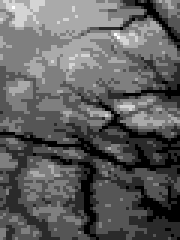
#> input picture sajjad-summer exercise/SRTM_data_Norway_1.tif, 60 x 80 px, found by its file name (shown 3 times larger)
$ jupyter execute --allow-errors project1.ipynb
#> lines starting #> are read from the running program, lines starting #| are printed output that depends on the picture
[cell 1]
# ridge svd?
#wanna go QR _or_ cholesky or what its called? check monday
#expand a bit to allow looping over noise weights?
#first mse r2 for low N?
#Most kFold versions look similar. introduce a "method" parameter and consolidate
#bias also increases with model complexity?

#validation set too?
#CENTER DATA?
#program likes cubic input, fix
# Ridge, 0 lambda best?
#VARIANCES SAME?!?!?!!?

#split in 3, train test to find poly degree, then use thiese betas with validation set to adjust hyperparameters?

[cell 2]
#import packages
import numpy as np
from imageio import imread
from random import random, seed
from sklearn.preprocessing import PolynomialFeatures
from sklearn.metrics import mean_squared_error, r2_score
from sklearn.model_selection import train_test_split
import matplotlib.pyplot as plt
import sklearn.linear_model as skl
import scipy.linalg as scl
from sklearn.model_selection import KFold
from mpl_toolkits.mplot3d import Axes3D
from matplotlib import cm
from matplotlib.ticker import LinearLocator, FormatStrFormatter

# Function definitions

[cell 3]
"""
This is an "uglified" version of the FrankeFunction, to minimize use of costly functions like divisions and powers.
It takes as input parameters a meshgrid of coordinates in the x and y direction.
"""
def FrankeFunction(x,y): #still got one division in here
    term1 = 0.75*np.exp(-(0.25*(9*x-2)*(9*x-2)) - 0.25*((9*y-2)*(9*y-2)))
    term2 = 0.75*np.exp(-((9*x+1)*(9*x+1))/49.0 - 0.1*(9*y+1))
    term3 = 0.5*np.exp(-(9*x-7)*(9*x-7)*0.25 - 0.25*((9*y-3)*(9*y-3)))
    term4 = -0.2*np.exp(-(9*x-4)*(9*x-4) - (9*y-7)*(9*y-7))
    return term1 + term2 + term3 + term4

[cell 4]
"""
This function creates the Model Matrix, usually dubbed X, for regression analysis.
It takes as input parameters a meshgrid of coordinates in the x and y direction,
and the polynomial degree P that you wish to fit.

The order of columns is different from the one scikit learn creates, so take care to use the same model-creator when
comparing scikit and this code.

The ordering this function creates is: x^0y^0, x^1y^0, x^2y^0, x^0y^1, x^1y^1, x^0y^2 for a 2nd order polynomial.
"""
def Model(x,y,P):
    m = len(x)*len(y) # number of equations
    t = sum(range(P+2)) # number of terms in polynomial
    X = np.zeros((m,t)) # Model matrix
    a = np.matrix.flatten(x)
    b = np.matrix.flatten(y)
    c = 0 #counter
    for i in range(P+1):
        for j in range(P+1-i):
            X[:,c] = a**j*b**i
            c +=1
    return X

[cell 5]
def ols_svd(X: np.ndarray, z: np.ndarray,_lambda) -> np.ndarray:
    u, s, v = scl.svd(X)
    return v.T @ scl.pinv(scl.diagsvd(s, u.shape[0], v.shape[0])) @ u.T @ z
# THIS ALGO NEEDS IMPROVEMENT! QR decomp

[cell 6]
def ols_inv(X: np.ndarray, z: np.ndarray) -> np.ndarray:
    return scl.inv(X.T @ X) @ (X.T @ z)

[cell 7]
"""
Just a standard R2 score calculator, taking the measured/real data as the first input, and the values the
regression model finds as the second input
"""
def R2(y_data, y_model):
    return 1 - np.sum((y_data - y_model) ** 2) / np.sum((y_data - np.mean(y_data)) ** 2)

[cell 8]
"""
Standard mean squared error calculator, inputs are measured/real data and regression model values.
"""
def MSE(y_data,y_model):
    n = np.size(y_model)
    return np.sum((y_data-y_model)**2)/n

[cell 9]
def VarOLS(y_data, y_model, X, sigma):
    N = len(y_data)
    covar = np.linalg.inv(X.T.dot(X))#sigma2, should be noiseweight squared
    vari = np.diagonal(covar)
    return vari*(sigma**2)

[cell 10]
def VarRidge(X,_lambda,sigma): #sigma2? NoiseWeight squared
    XX = X.T@X
    invers = np.linalg.inv(XX+_lambda*np.eye(len(XX)))
    return np.diagonal(invers)*(sigma**2)

[cell 11]
def NoResampling(X,z_n,_lambda):
    beta = np.linalg.inv(X.T.dot(X)+_lambda*np.eye(len(X[0][:]))).dot(X.T).dot(z_n)
#     beta = np.linalg.inv(X.T.dot(X)).dot(X.T).dot(z_n)
#     beta = ols_svd(X,z_n,_lambda)
#     beta = ols_inv(X,z_n)
    ztilde = X @ beta
    return MSE(z_n,ztilde), R2(z_n,ztilde), beta, ztilde

[cell 12]
def kSplitter(X,z,k):
    k = int(np.math.ceil((1./k)*len(X)))
    n,m = np.shape(X)
    ind = np.arange(0,n,k)
    for i in ind:
        X_test, z_test = X[i:(i+k),:],z[i:(i+k)]
        if i ==0:
            X_train,z_train = X[i+k:,:],z[i+k:]
        elif i ==(n-k):
            X_train,z_train = X[:i,:],z[:i]
        else:
            X_train = np.vstack([X[:i,:],X[i+k:,:]])
            z_train = np.hstack([z[:i],z[i+k:]])
        yield X_train, X_test, z_train, z_test

[cell 13]
def Bias(y_data, y_model, P, X):
    N = len(y_data) #should probably insert z here
    return np.sum((y_data-y_model)*(y_data-y_model))/N

[cell 14]
def Shuffler(X,z_n):
    np.random.seed(1234)
    n = len(X[0,:])
    combi = np.c_[X,z_n] #combine
    np.random.shuffle(combi) #shuffle
    X, z_n = combi[:,:n], combi[:,n] #split
    return X, z_n

[cell 15]
def kFold(k,X,z_n):
    #shuffle data before doing the kFold
    X,z_n = Shuffler(X,z_n)

    #initialize values
    sMSE = 0. #sum mean squared error
    sR2 = 0. #sum R2 score
    sVar = 0.
    sMean = 0.
    sBias = 0.
    betas = []

#     sM = []
#     tilder=[]
    hei = []
    vei = []
    c = 0
    for X_train, X_test, z_train, z_test in kSplitter(X,z_n,k):
        # find parameters
        betas.append(ols_svd(X_train,z_train,0.))
#         beta = np.linalg.inv(X_train.T.dot(X_train)).dot(X_train.T).dot(z_train)

        # make prediction
        z_tilde =X_test @ betas[c][:]
        c+=1

        #store data per fold
#         sMSE += MSE(z_tilde,z_test)
        sR2 += R2(z_test,z_tilde)
#         sVar += np.var(z_tilde)
#         sMean +=MSE(z_test,np.mean(z_tilde))
#         tilder = np.hstack((tilder,z_tilde))
        #Morten store
        sMSE += np.mean((z_test - z_tilde)**2)
        sBias += np.mean((z_test - np.mean(z_tilde))**2)
        sVar += np.mean((z_tilde-np.mean(z_tilde))**2)
#         sM = np.hstack((sM,(z_test - np.mean(z_tilde))**2))
        hei.append((z_test - np.mean(z_tilde))**2)
        vei.append((z_tilde-np.mean(z_tilde))**2)
#         sVar +=  np.var(z_tilde)
#         sMean += np.mean(z_tilde)
#     print("aaa", np.shape(sM))
    hei2 = np.mean(hei)
    vei2 = np.mean(vei)
# [5 lines of commented-out code are left out]
    return sMSE/k, sR2/k, np.mean(betas,axis=0), sVar/k, sBias/k#, hei2#sVar/k, smeen#np.mean(sM)#,VAR SOMEHOW

[cell 16]
def kFoldskl(k,X,z_n):
    #shuffle data before doing the kFold
    X, z_n = Shuffler(X,z_n)

    #initialize values
    sMSE =0.
    sR2 =0.
    betas=[]

    kfold = KFold(k,shuffle=False)
    for train,test in kfold.split(X,z_n):
        # find parameters
        clf = skl.LinearRegression(fit_intercept=False) #False to not center data, i.e. intercept is not 0
        clf.fit(X[train],z_n[train])

        betas.append(clf.coef_)

        #make prediction
        z_tilde = clf.predict(X[test])

        #store data per fold
        sMSE += MSE(z_tilde,z_n[test])
        sR2 += R2(z_n[test],z_tilde)

    return sMSE/k,sR2/k,np.mean(betas,axis=0)#,VAR SOMEHOW

[cell 17]
def kFoldRidge(k,X,z_n,_lambda):
    #shuffle data before doing the kFold
    X,z_n = Shuffler(X,z_n)
    n = len(X[0,:])

    #initialize values
    sMSE = 0. #sum mean squared error
    sR2 = 0. #sum R2 score
    betas =[]
    c=0
    for X_train, X_test, z_train, z_test in kSplitter(X,z_n,k):
        #center data for ridge
        X_train = np.delete(X_train-np.mean(X_train,axis=0),0,1)
        X_test = np.delete(X_test-np.mean(X_test,axis=0),0,1)
        z_train = z_train -np.mean(z_train)
        z_test = z_test-np.mean(z_test)


        # find parameters
        betas.append(np.linalg.inv(X_train.T.dot(X_train)+_lambda*np.eye(n-1)).dot(X_train.T).dot(z_train))

        # make prediction
        z_tilde = X_test @ betas[c][:]
        c+=1

        sMSE += MSE(z_tilde,z_test)
        sR2 += R2(z_test,z_tilde)

    return sMSE/k,sR2/k,np.mean(betas,axis=0)#,VAR SOMEHOW

[cell 18]
def kFoldLassoCV(k,X,z_n,_lambda):
    _lambda = [_lambda]
    #How to select good tolerances and max iters?
    reg = skl.LassoCV(alphas=_lambda,cv = k, random_state = 0,tol=0.0001,max_iter = 10000000).fit(X,z_n)
    ztilde = reg.predict(X)
# [6 lines of commented-out code are left out]

    return np.mean(reg.mse_path_) , r2_score(z_n,ztilde), reg.coef_

[cell 19]
def kFoldLasso(k,X,z_n,_lambda):
    # this converges slowly for small lambda!

    #shuffle data before doing the kFold
    n = len(X[0,:])
    X,z_n = Shuffler(X,z_n)


    #initialize values
    sMSE = 0. #sum mean squared error
    sR2 = 0. #sum R2 score
    betas = []

    for X_train, X_test, z_train, z_test in kSplitter(X,z_n,k):
        # find parameters
        lass = skl.Lasso(alpha=_lambda,tol = 0.0001,max_iter=100000)
        lass.fit(X_train,z_train)

        #make prediction
        z_tilde = lass.predict(X_test)
        betas.append(lass.coef_)

        sMSE+= MSE(z_tilde,z_n)
        sR2 += R2(z_n,z_tilde)

    return sMSE/k,R2/k,np.mean(betas,axis=0)

# Initiate variables!

[cell 20]
#Create random variables/predictors
np.random.seed(1234)
N = 20 #number of points along x and y axes

# sort this for meshgrid
x = np.random.uniform(0,1,N)
y = np.random.uniform(0,1,N)

x = sorted(x)
y = sorted(y)
x, y = np.meshgrid(x,y,sparse=False)

#create datapoints/results
z = FrankeFunction(x, y)

# Create noise
noise_weight = 0.1 #might wanna make a function for this to loop over weights?
Noise = noise_weight*np.random.randn(N,N)

#add noise
z_n = z+Noise

#flatten for use in functions
z_n = np.matrix.flatten(z_n) ##### RAVEL?
z = np.matrix.flatten(z)

#number of folds for crossvalidation
k=5

# Do stuff with the code!

# a

# Beta values and CI

[cell 21]
poly_degrees=np.arange(1,6)
_lambda_val = 0.1

#> (the rest of this cell did not finish here and is left out)

# Evaluating MSE

[cell 22]
maxpd = 8
_lam = 0.0001
No_resampling = []
kfold_resampling = []
kfold_resampling_skl = []
kfold_ridge = []
kfold_lasso = []

for i in range(maxpd):
    X = Model(x,y,i+1)
    No_resampling.append(NoResampling(X,z_n,_lam)[0])
    kfold_resampling.append(kFold(k,X,z_n)[0])
    kfold_resampling_skl.append(kFoldskl(k,X,z_n)[0])
    kfold_ridge.append(kFoldRidge(k,X,z_n,_lam)[0])
#     kfold_lasso.append(kFoldLassoCV(k,X,z_n,0.000001)[0])
plt.figure()
plt.plot(No_resampling,'b')
plt.plot(kfold_resampling,'r')
plt.plot(kfold_resampling_skl,'y')
plt.plot(kfold_ridge,'k')
# plt.plot(kfold_lasso,'c')
plt.figure()
plt.show()

[cell 23]
pd = 5

_lams = np.logspace(-4,0,20)
# _lams = np.linspace(1e-4,1.,20)

X = Model(x,y,pd)
fish=[]
rish=[]

for i in _lams:
    fish.append(kFoldRidge(k,X,z_n,i)[0])
    rish.append(kFoldRidge(k,X,z_n,i)[1])
plt.figure()
plt.plot(_lams,fish)
plt.title("mse ridge")
plt.xlabel("lambdas")
plt.show()
#> figure, not shown here; curve peaks at x = 1, y = 0.023
plt.figure()
plt.plot(_lams,rish)
plt.title("r2 ridge")
plt.xlabel("lambdas")

plt.show()
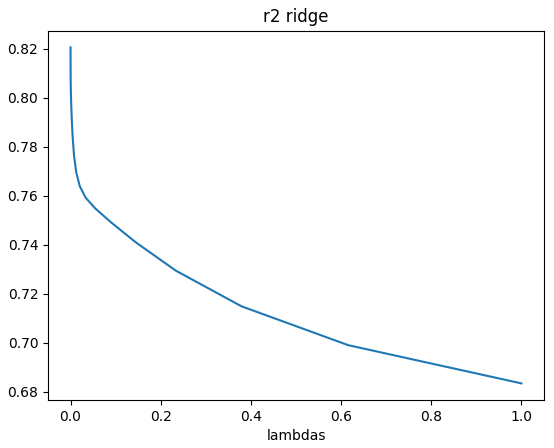
#> figure drawn by matplotlib, 1 panel; curve peaks at x = 0.0001, y = 0.821

[cell 24]
X_c = np.delete(X-np.mean(X,axis=0),0,1)
z_n_c = z_n -np.mean(z_n)

X = Model(x,y,pd)
fish=[]
rish=[]

for i in _lams:
    fish.append(kFoldLassoCV(k,X,z_n,i)[0])
    rish.append(kFoldLassoCV(k,X,z_n,i)[1])
plt.figure()
plt.plot(_lams,fish)
plt.title("mse kfold lasso")
plt.xlabel("lambdas")

plt.show()
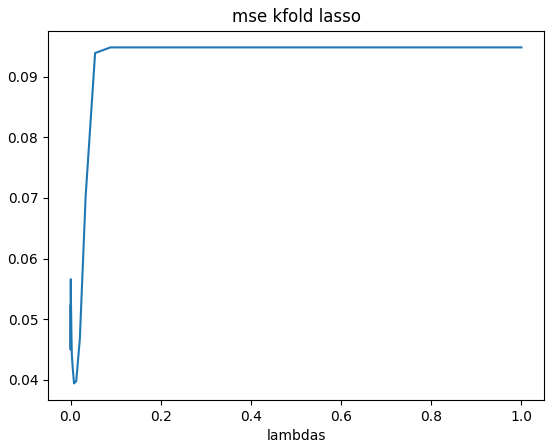
#> figure drawn by matplotlib, 1 panel; curve peaks at x = 0.0886, y = 0.0948
plt.figure()
plt.plot(_lams,rish)
plt.title("r2 kfold lasso")
plt.xlabel("lambdas")

plt.show()
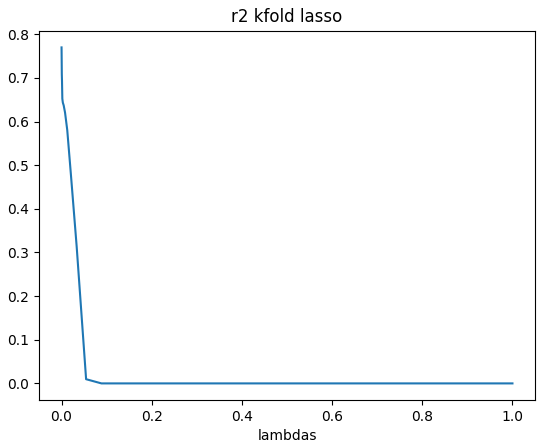
#> figure drawn by matplotlib, 1 panel; curve peaks at x = 0.0001, y = 0.77

# b

[cell 25]
NN = 5
mpd = 9
k=10
ms = []
rs = []
vs = []
bs = []

for i in range(mpd):
    X = Model(x,y,i+1)
    Xn,z_nn=Shuffler(X,z_n)
    msi=0
    rsi = 0
    vsi = 0
    bsi = 0

#     for l in range(NN):
    msi = kFold(k,Xn,z_nn)[0]
    rsi = kFold(k,Xn,z_nn)[1]
    vsi = kFold(k,Xn,z_nn)[3]
    bsi = kFold(k,Xn,z_nn)[4]
    ms.append(msi)
    rs.append(rsi)
    vs.append(vsi)
    bs.append(bsi)

plt.figure()
plt.plot(np.arange(mpd)+1,ms)
plt.title("mse kFold for polydegree, 5 reruns")
plt.show()
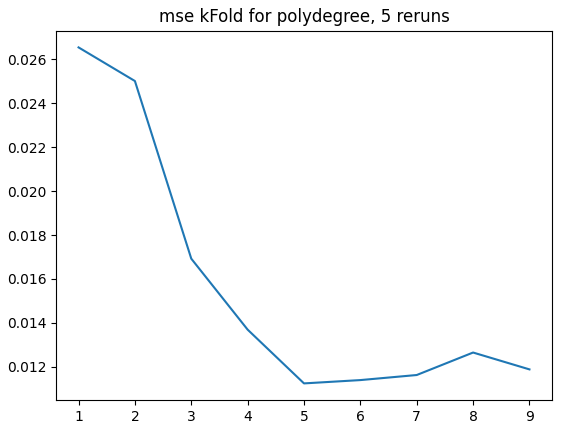
#> figure drawn by matplotlib, 1 panel

plt.figure()
plt.plot(vs)
plt.title("Var kFold for polydegree, 5 reruns")
plt.show()
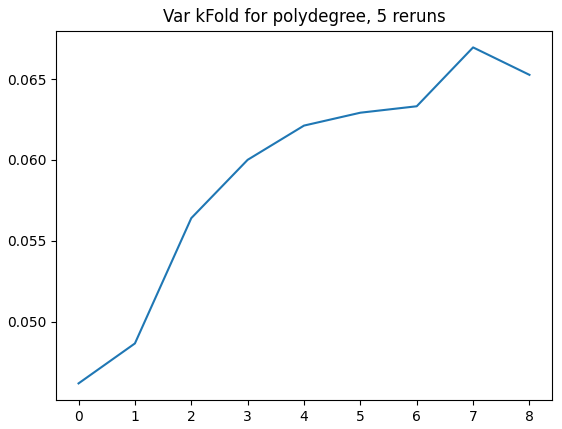
#> figure drawn by matplotlib, 1 panel
ulp = []
for i in range(len(bs)):
    ulp.append(bs[i])
plt.figure()
plt.plot(bs)
# plt.plot(ms,'k')
plt.title("Bias2 kFold for polydegree, 5 reruns")
plt.show()
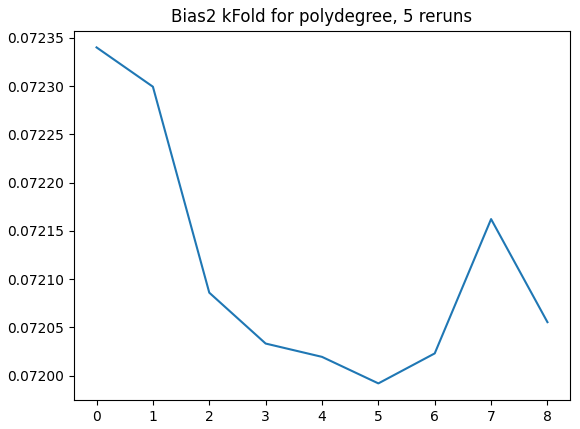
#> figure drawn by matplotlib, 1 panel


# [13 lines of commented-out code are left out]

[cell 26]
#Run NN kFolds to create bias/variance plot
#My bias increases again with model complexity
NN=5
mpd = 15
qq = len(z_n)

#sort noisy signal
z_n_sorted = sorted(z_n)

#initialize variables
NMSE_k = np.zeros(shape=(NN,mpd)) #MSE stored for each run of kFold
model_values = np.zeros(shape=(NN,mpd,qq))
bias2 = np.zeros(mpd)
var = np.zeros(mpd)
bias2_ = np.zeros(shape=(mpd,qq))
var_ = np.zeros(shape=(mpd,qq))

# betas = np.zeros(shape=(NN,mpd))
betas=[]
#Run NN kFolds
for l in range(NN):
    #shuffle here
    for i in range(mpd):
        X = Model(x,y,i+1)
#         model_values[l,i] = kFoldskl(k,X,z_n)[0]
        model_values[l,i] = kFold(k,X,z_n)[0]
        NMSE_k[l,i] = MSE(model_values[l,i],z_n_sorted)
        if l == 0:
            betas.append(kFold(k,X,z_n)[1])
NMSE = np.mean(NMSE_k,axis=0)

#Calculate bias and variance for each polynomial degree
for i in range(mpd):
    for m in range(qq):
        bias2_[i,m] = np.mean(model_values[:,i,m])
        var_[i,m] = np.var(model_values[:,i,m])
    bias2[i]=np.mean((z_n_sorted-bias2_[i])**2)
    var[i] = np.mean(var_[i])

[cell 27]
ols_noise = 8
legs = 'MSE','Bias','var','Bias+Var'
plt.figure()
maxi = 8
plt.plot(np.arange(1,maxi+1),NMSE[:maxi],'k')
plt.plot(np.arange(1,maxi+1),bias2[:maxi],'g')
plt.plot(np.arange(1,maxi+1),var[:maxi],'b')
plt.plot(np.arange(1,maxi+1),bias2[:maxi]+var[:maxi],'ro')
plt.xlabel('Ploynomial degree')
plt.ylabel('MSE')
plt.title('MSE and bias as functions of polynomial degree, CV')
plt.legend(legs)
plt.show()
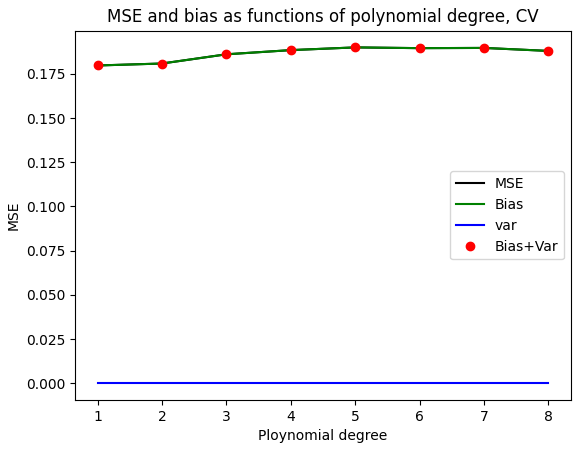
#> figure drawn by matplotlib, 1 panel

[cell 28]
fig = plt.figure()
fig.set_figheight(15)
fig.set_figwidth(15)
xp = np.arange(0,1,0.05)
yp = np.arange(0,1,0.05)
xp,yp = np.meshgrid(xp,yp,sparse=False)
xz,yz = np.meshgrid(xp,yp,sparse=True)
pd = 9
fz = FrankeFunction(xp,yp)
#> (the rest of this cell did not finish here and is left out)

[cell 29]
fig = plt.figure()
fig.set_figheight(15)
fig.set_figwidth(15)
xp = np.arange(0,1,0.05)
yp = np.arange(0,1,0.05)
xp,yp = np.meshgrid(xp,yp,sparse=False)
xz,yz = np.meshgrid(xp,yp,sparse=True)
pd = 9
fz = FrankeFunction(xp,yp)
#> (the rest of this cell did not finish here and is left out)

[cell 30]
ols_noise = 8
legs = 'MSE','Bias','var','Bias+Var'
plt.figure()
maxi = 9
plt.plot(np.arange(1,maxi+1),NMSE[:maxi],'k')
plt.plot(np.arange(1,maxi+1),bias2[:maxi],'g')
plt.plot(np.arange(1,maxi+1),var[:maxi],'b')
plt.plot(np.arange(1,maxi+1),bias2[:maxi]+var[:maxi],'ro')
plt.xlabel('Ploynomial degree')
plt.ylabel('MSE')
plt.title('MSE and bias as functions of polynomial degree, CV')
plt.legend(legs)
plt.show()

[cell 31]
maxpd = 5
#> (the rest of this cell did not finish here and is left out)

# c

[cell 32]
_lams = np.logspace(-4,0,10)
#> (the rest of this cell did not finish here and is left out)

[cell 33]
MPD = np.arange(9)+1#np.arange(9)+1
MSE_degree = []


# [6 lines of commented-out code are left out]
#> (the rest of this cell did not finish here and is left out)

[cell 34]
plt.figure()
#> (the rest of this cell did not finish here and is left out)

# d

[cell 35]
_lambda = np.logspace(-4,5,10)

RidgeMSE = np.zeros((len(MPD),len(_lambda)))
RidgeR2 = np.zeros((len(MPD),len(_lambda)))


#> (the rest of this cell did not finish here and is left out)

[cell 36]
plt.figure()

for i in range(len(_lambda)):
    plt.semilogy(MPD,RidgeMSE[:,i],label=_lambda[i])
plt.xlabel('Polynomial degree')
plt.ylabel('Mean Squared Error')
plt.legend()
plt.show()
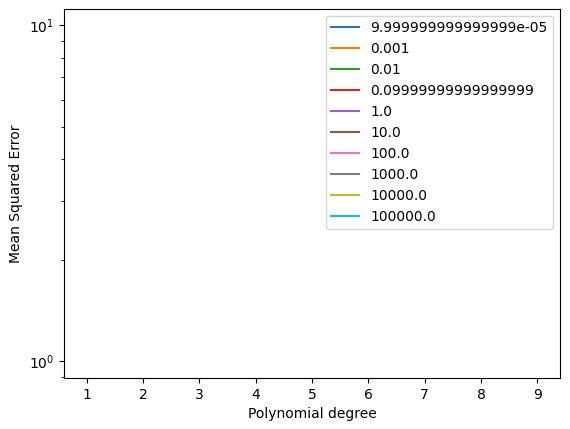
#> figure drawn by matplotlib, 1 panel

[cell 37]
plt.figure()

for i in range(len(MPD)):
    plt.loglog(_lambda,RidgeMSE[i,:],label=i+1)
plt.xlabel('lambda')
plt.ylabel('Mean Squared Error')
plt.legend()
plt.show()
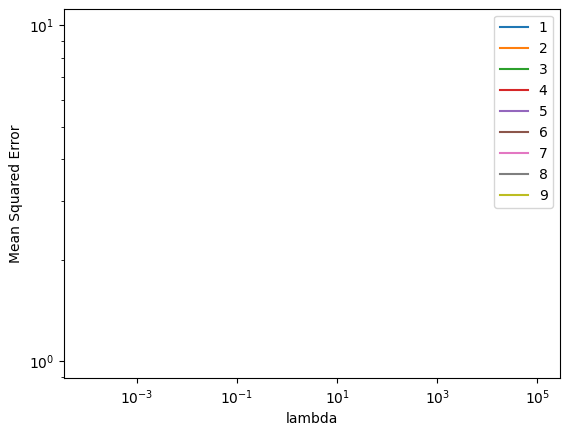
#> figure drawn by matplotlib, 1 panel

# e

#> (a cell that did not finish here is left out)

[cell 39]
terrain = imread('SRTM_data_Norway_1.tif')
#> terrain is the input picture: shape (80, 60) int16; min 71, max 1770, mean 703.2
terr_square = terrain[0:100,0:100]
print(np.shape(terr_square))
#| (80, 60)

[cell 40]
terra = np.matrix.flatten(terr_square)
#> terra = 4800 values, max 1770 at index 698, min 71 at index 3032, mean 703.2
print(np.shape(terra))
#| (4800,)
# x = np.linspace(0,len(terr_square[0]),100)
# y = np.linspace(0,len(terr_square[1]),100)
x = np.linspace(0,1,np.sqrt(len(terra)))
#> x = 69 values from 0 to 1
y=np.linspace(0,1,np.sqrt(len(terra)))
#> y = 69 values from 0 to 1
x, y = np.meshgrid(x,y,sparse=False)

[cell 41]
X = Model(x,y,5)
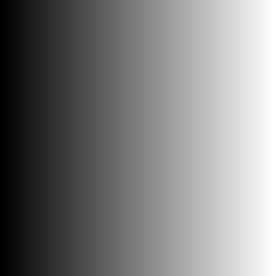
#> x: shape (69, 69) float64 (shown 4 times larger); min 0, max 1, mean 0.5


X_c = X-np.mean(X,axis=0)
X_c[:,0]=1.
terra_c = terra -np.mean(terra)
#> terra_c = 4800 values, max 1066.8 at index 698, min -632.2 at index 3032, mean 0

#> (a cell that did not finish here is left out)

[cell 43]
betas=[]
mpd = 6
#> (the rest of this cell did not finish here and is left out)

[cell 44]
fig = plt.figure()
fig.set_figheight(15)
fig.set_figwidth(15)
# xp = np.arange(0,1,0.05)
# yp = np.arange(0,1,0.05)


xp = np.linspace(0,1,len(terr_square[0]))
#> xp = 60 values from 0 to 1
yp=np.linspace(0,1,len(terr_square[1]))
#> yp = 60 values from 0 to 1

xp,yp = np.meshgrid(xp,yp,sparse=False)
xz,yz = np.meshgrid(xp,yp,sparse=True)
#> yz = 3600 values from 0 to 1
pd = 9
# fz = FrankeFunction(xp,yp)


betas=[]
#> (the rest of this cell did not finish here and is left out)
